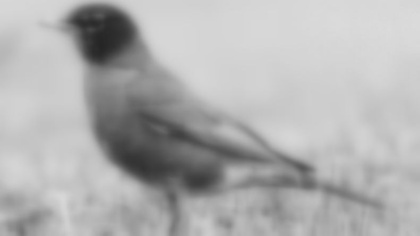
%> input picture img/bird.jpg, 420 x 236 px, shrunk from 791 x 444 before the run
$ octave main.m   (GNU Octave 9; MATLAB toolbox functions it lacks are replaced by stand-ins)
%> lines starting %> are read from the running program, lines starting %| are printed output that depends on the picture
### laplace.m
function conv_img=laplace(x)
n=size(x, 1)-1;
dx=1/n;
dy=dx;
conv_img=zeros(n+1);
conv_img(2:n, 2:n)=(x(1:n-1, 2:n)+x(3:n+1, 2:n)-2*x(2:n, 2:n))/dx^2 + (x(2:n, 1:n-1) + ...
    x(2:n, 3:n+1) - 2*x(2:n, 2:n))/dy^2;
end

### jacobi.m
function xk=jacobi(x0, b, iter)
n=size(x0, 1)-1;
dx=1/n;
dy=dx;
xk=x0;
for k=1:iter
    for i=2:n
        for j=2:n
            xk(i, j)=(b(i, j) - (x0(i+1, j) + x0(i-1, j))/dx^2 -(x0(i, j+1) +x0(i, j-1))/dy^2) ...
                /(-2/dx^2-2/dy^2);
        end
    end
    x0=xk;
end
end

### main.m
img=input('Enter relative path to image file: ', 's');
%> the answer given: img/bird.jpg
init=input('Enter a value to fill in the initial guess vector: ');
%> the answer given: 3

x_orig=double(imread(img))/255;
%> x_orig: size 236x420x3 double; min 0.145, max 0.863, mean 0.692
imshow(x_orig);
n=size(x_orig, 1);
%> n = 236
siz=256;
x=zeros(siz+2);
x_orig_coarse=x_orig(1:n/siz:n, 1:n/siz:n);
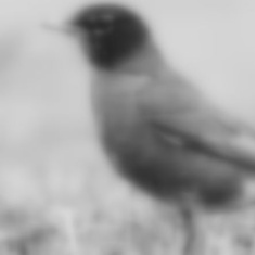
%> x_orig_coarse: size 255x255 double; min 0.145, max 0.847, mean 0.642
b_coarse=laplace(x_orig_coarse);
%> in laplace, `conv_img(2:n, 2:n)=(x(1:n-1, 2:n)+x(3:n+1, 2:n)-2*x(2:n, 2:n))/dx^2 + ..`:
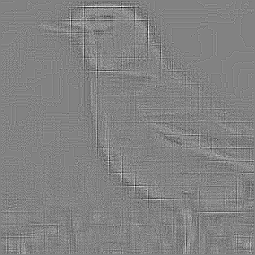
%> conv_img: size 255x255 double; min -5060.1, max 4807.1, mean 2.2; drawn with min black and max white

init_guess=ones(siz)*init;
x_jacobi=jacobi(init_guess, b_coarse, 200);
%> (the run ends here)
